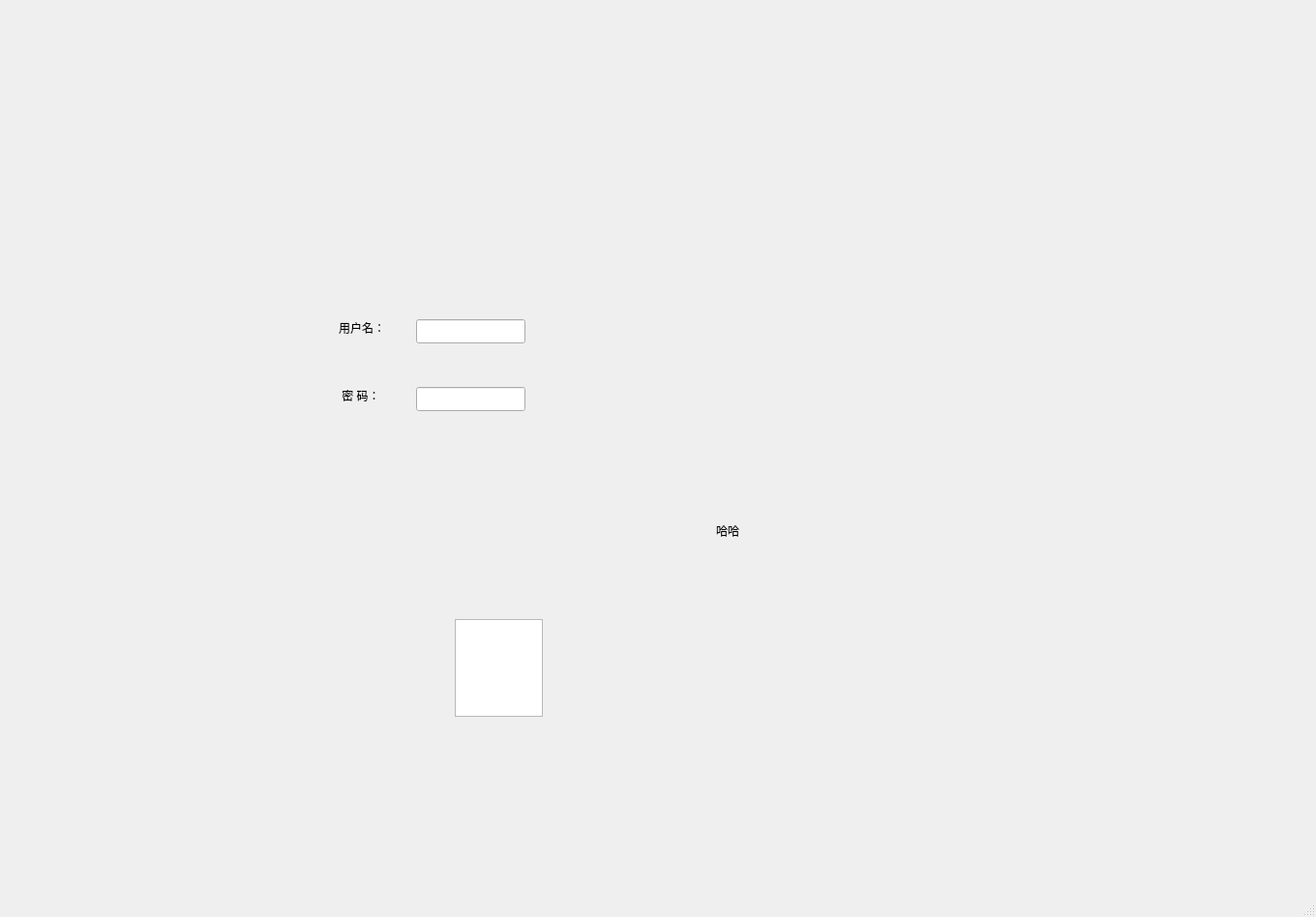
<?xml version="1.0" encoding="UTF-8"?>
<ui version="4.0">
 <class>MainWindow</class>
 <widget class="QMainWindow" name="MainWindow">
  <property name="geometry">
   <rect>
    <x>0</x>
    <y>0</y>
    <width>1360</width>
    <height>948</height>
   </rect>
  </property>
  <property name="windowTitle">
   <string>系统登录</string>
  </property>
  <widget class="QWidget" name="centralwidget">
   <widget class="QLabel" name="label">
    <property name="geometry">
     <rect>
      <x>350</x>
      <y>330</y>
      <width>81</width>
      <height>18</height>
     </rect>
    </property>
    <property name="text">
     <string>用户名：</string>
    </property>
   </widget>
   <widget class="QLabel" name="label_2">
    <property name="geometry">
     <rect>
      <x>350</x>
      <y>400</y>
      <width>81</width>
      <height>18</height>
     </rect>
    </property>
    <property name="text">
     <string> 密 码：</string>
    </property>
   </widget>
   <widget class="QLineEdit" name="lineEdit">
    <property name="geometry">
     <rect>
      <x>430</x>
      <y>330</y>
      <width>113</width>
      <height>25</height>
     </rect>
    </property>
   </widget>
   <widget class="QLineEdit" name="lineEdit_2">
    <property name="geometry">
     <rect>
      <x>430</x>
      <y>400</y>
      <width>113</width>
      <height>25</height>
     </rect>
    </property>
   </widget>
   <widget class="QTextEdit" name="textEdit">
    <property name="geometry">
     <rect>
      <x>470</x>
      <y>640</y>
      <width>91</width>
      <height>101</height>
     </rect>
    </property>
   </widget>
   <widget class="QLabel" name="label_3">
    <property name="geometry">
     <rect>
      <x>740</x>
      <y>540</y>
      <width>81</width>
      <height>18</height>
     </rect>
    </property>
    <property name="text">
     <string>哈哈</string>
    </property>
   </widget>
  </widget>
  <widget class="QMenuBar" name="menubar">
   <property name="geometry">
    <rect>
     <x>0</x>
     <y>0</y>
     <width>1360</width>
     <height>30</height>
    </rect>
   </property>
  </widget>
  <widget class="QStatusBar" name="statusbar"/>
 </widget>
 <resources/>
 <connections/>
</ui>
